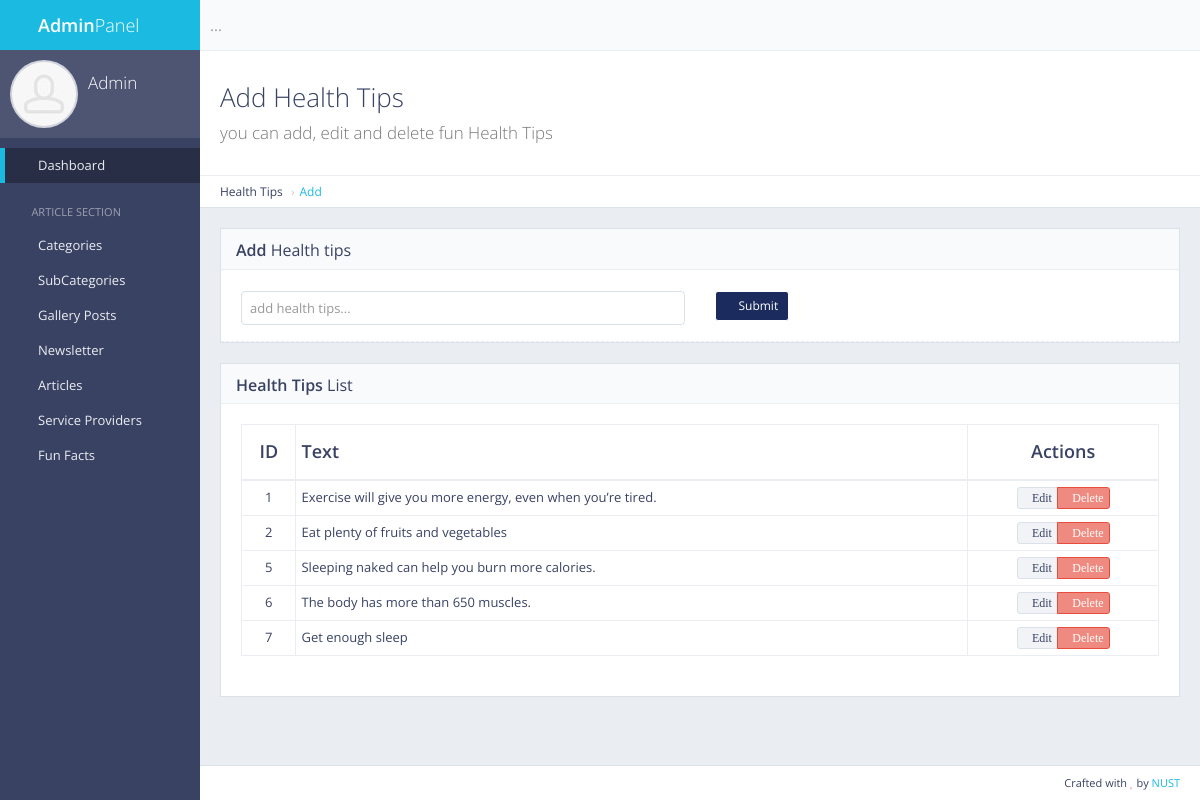
The page /panel/trending/ (signed in) on the database its author committed.
### trending/models.py (models this page shows, shortened)
class Trending(models.Model):
 txt = models.CharField(max_length=200)

### trending/views.py (the view, shortened to what this page needs)
# urls.py: url(r'^panel/trending/$', views.trending_add, name='trending_add'),
def trending_add(request):
 if not request.user.is_authenticated :
  return redirect('mylogin')
 trendinglist = Trending.objects.all()
 return render(request, 'back/trending.html', {'trendinglist':trendinglist})

### main/templates/back/trending.html (shortened to what this page needs)
{% extends 'back/base.html' %}
{% load static %}
{% block mainblock %}
<div class="content-header">
 <div class="header-section">
  <h1>
   <i class="fa fa-table"></i>Add Health Tips<br><small>you can add, edit and delete fun Health Tips</small>
  </h1>
 </div>
</div>
<ul class="breadcrumb breadcrumb-top">
 <li>Health Tips</li>
 <li><a href="/panel/trending/">Add</a></li>
</ul>
<div class="row">
 <div class="col-md-12">
  <div class="block">
   <div class="block-title">
    <h2><strong>Add</strong> Health tips</h2>
   </div>
   <form action="" method="post" enctype="multipart/form-data"
    class="form-horizontal form-bordered">
    <div class="form-group">
     <div class="col-md-6">
      <input type="text" id="txt" name="txt" class="form-control" placeholder="add health tips...">
     </div>
     <div class="col-md-6">
      <button type="submit" class="btn btn-sm btn-primary"><i class="fa fa-angle-right"></i> Submit</button>
     </div>
    </div>
   </form>
  </div>
 </div>
</div>
<div class="block full">
 <div class="block-title">
  <h2><strong>Health Tips</strong> List</h2>
 </div>
 <div class="table-responsive">
  <table id="example-datatable" class="table table-vcenter table-condensed table-bordered">
   <thead>
    <tr>
     <th class="text-center">ID</th>
     <th>Text</th>
     <th class="text-center">Actions</th>
    </tr>
   </thead>
   <tbody>
    {% for cc in trendinglist %}
    <tr>
     <td class="text-center">{{cc.pk}}</td>
     <td>{{cc.txt}}</td>
     <td class="text-center">
      <div class="btn-group">
       <a href="{% url 'trending_edit' pk=cc.pk %}" data-toggle="tooltip" title="Edit" class="btn btn-xs btn-default"><i
         class="fa fa-pencil">Edit</i></a>
       <a href="{% url 'trending_del' pk=cc.pk %}" data-toggle="tooltip" title="Delete"
        class="btn btn-xs btn-danger"><i class="fa fa-times">Delete</i></a>
      </div>
     </td>
    </tr>
    {% endfor %}
   </tbody>
  </table>
 </div>
</div>
{% endblock %}

### rows shown on the page
Trending: pk "1", txt "Exercise will give you more energy, even when you’re tired."
Trending: pk "2", txt "Eat plenty of fruits and vegetables"
Trending: pk "5", txt "Sleeping naked can help you burn more calories."
Trending: pk "6", txt "The body has more than 650 muscles."
Trending: pk "7", txt "Get enough sleep"
